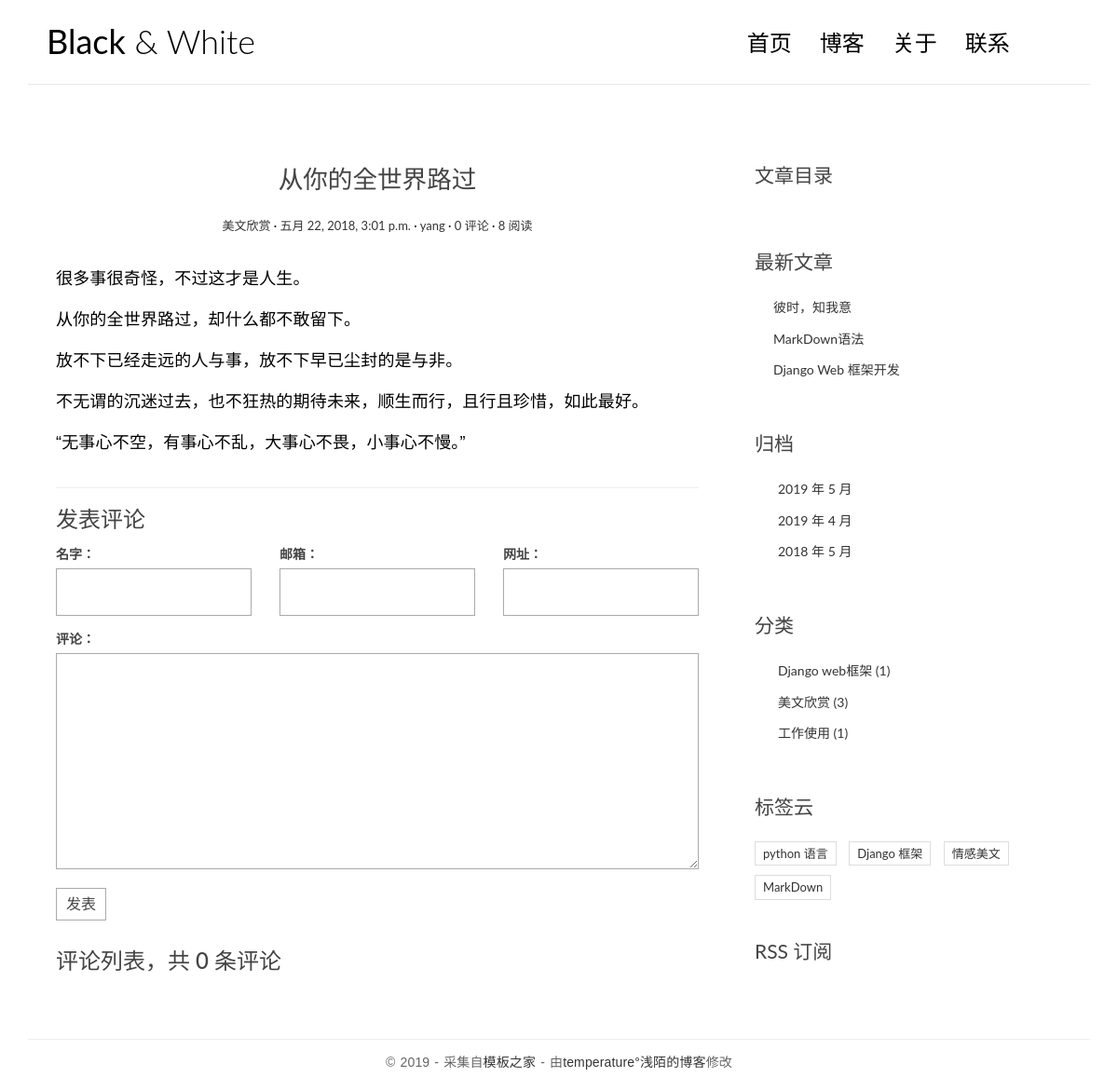
The app's page /single/3/ with its own data.
### blogsapp/models.py (models this page shows, shortened)
class Article(models.Model):
    title = models.CharField(max_length=50)
    body = models.TextField()
    create_time = models.DateTimeField(auto_now_add=True)
    update_time = models.DateTimeField(auto_now=True)
    views = models.PositiveIntegerField(default=0)
    category = models.ForeignKey(Category,on_delete=models.CASCADE)
    tags = models.ManyToManyField(Tag)
    auther = models.ForeignKey(User, on_delete=models.CASCADE)
    class Meta():
        verbose_name = "文章"
        verbose_name_plural = verbose_name

class Category(models.Model):
    title = models.CharField(max_length=30)
    class Meta():
        verbose_name = "分类"
        verbose_name_plural = verbose_name

class Tag(models.Model):
    title = models.CharField(max_length=30)
    class Meta():
        verbose_name = "标签"
        verbose_name_plural = verbose_name

### blogsapp/views.py (the view)
# urls.py: url(r'^single/(\d+)/$', views.single, name='single'),
def single(request, aid):
    article = get_object_or_404(Article, pk=aid)
    article.views += 1
    article.save()
    md = markdown.Markdown(extensions=[
        'markdown.extensions.extra',
        'markdown.extensions.codehilite',
        'markdown.extensions.toc'
    ])
    article.body = md.convert(article.body)
    article.toc = md.toc
    cf = CommentForm()
    return render(request, 'single.html', locals())

### comments/forms.py
class CommentForm(forms.Form):
    name = forms.CharField(label='输入姓名', required=True, widget=forms.TextInput(attrs={'id': 'id_name'}))
    email = forms.EmailField(label='输入邮箱',required=True,  widget=forms.EmailInput(attrs={'id':'id_email'}))
    url = forms.URLField(label='输入个人主页', widget=forms.URLInput(attrs={'id':'id_url'}))
    comment = forms.CharField(label='输入评论', required=True, widget=forms.Textarea(attrs={'id':'id_comment'}))

### blogsapp/templatetags/extend_fun.py (called while the page is built)
@register.simple_tag(name='getcategorys')
def getcategorys():
    return Category.objects.all()

@register.simple_tag(name='newarticle')
def newarticle(num=3):
    return Article.objects.all().order_by('-create_time')[:num]

@register.simple_tag(name='all_lable')
def all_lable():
    return Tag.objects.all()

@register.simple_tag
def getarchives(num=3):
    return Article.objects.dates('create_time', 'month', order='DESC')[:num]

### templates/single.html (shortened to what this page needs)
{% extends 'base.html' %}
{% block left %}
<article class="post post-{{ article.id }}">
    <header class="entry-header">
        <h1 class="entry-title">{{ article.title }}</h1>
        <div class="entry-meta">
            <span class="post-category"><a href="#">{{ article.category.title }}</a></span>
            <span class="post-date"><a href="#"><time class="entry-date"
                                                      datetime="2012-11-09T23:15:57+00:00">{{ article.create_time }}</time></a></span>
            <span class="post-author"><a href="#">{{ article.auther.username }}</a></span>
            <span class="comments-link"><a href="#">{{ article.comment_set.count }} 评论</a></span>
            <span class="views-count"><a href="#">{{ article.views }} 阅读</a></span>
        </div>
    </header>
    <div class="entry-content clearfix">
        {{ article.body|safe }}
    </div>
</article>
<section class="comment-area" id="comment-area">
    <hr>
    <h3>发表评论</h3>
    <form action="{% url 'comments:addcomment' article.id %}" method="post" class="comment-form">
        <div class="row">
            <div class="col-md-4">
                <label for="id_name">名字：</label>
                    {{ cf.name }}
            </div>
            <div class="col-md-4">
                <label for="id_email">邮箱：</label>
                {{ cf.email }}
            </div>
            <div class="col-md-4">
                <label for="id_url">网址：</label>
                {{ cf.url }}
            </div>
            <div class="col-md-12">
                <label for="id_comment">评论：</label>
                {{ cf.comment }}
                <button type="submit" class="comment-btn">发表</button>
            </div>
        </div>
    </form>
    <div class="comment-list-panel">
        <h3>评论列表，共 <span>{{ article.comment_set.count }}</span> 条评论</h3>
    </div>
</section>
{% endblock %}
{% block toc %}
<div class="widget widget-content">
    <h3 class="widget-title">文章目录</h3>
</div>
{% endblock %}

### templates/base.html (shortened to what this page needs)
{% load extend_fun %}
<!DOCTYPE html>
<html lang="en">
<head>
    <link rel="stylesheet" href="/static/css/bootstrap.min.css">
    <link rel="stylesheet" href="http://code.ionicframework.com/ionicons/2.0.1/css/ionicons.min.css">
    <link rel="stylesheet" href="/static/css/pace.css">
    <link rel="stylesheet" href="/static/css/custom.css">
</head>
<body>
<div class="container">
    <header id="site-header">
        <div class="row">
            <div class="col-md-4 col-sm-5 col-xs-8">
                <div class="logo">
                    <h1><a href="{% url 'blogsapp:index' %}"><b>Black</b> &amp; White</a></h1>
                </div>
            </div>
            <div class="col-md-8 col-sm-7 col-xs-4">
                <nav class="main-nav" role="navigation">
                    <div class="collapse navbar-collapse" id="bs-example-navbar-collapse-1">
                        <ul class="nav navbar-nav navbar-right">
                            <li class="cl-effect-11"><a href="{% url 'blogsapp:index' %}" data-hover="首页">首页</a></li>
                            <li class="cl-effect-11"><a href="full-width.html" data-hover="博客">博客</a></li>
                            <li class="cl-effect-11"><a href="about.html" data-hover="关于">关于</a></li>
                            <li class="cl-effect-11"><a href="{% url 'blogsapp:contact' %}" data-hover="联系">联系</a></li>
                        </ul>
                    </div>
                </nav>
            </div>
        </div>
    </header>
</div>
<div class="content-body">
    <div class="container">
        <div class="row">
            <main class="col-md-8">
                {% block left %}
                {% endblock %}
            </main>
            <aside class="col-md-4">
                {% block toc %}
                {% endblock %}
                <div class="widget widget-recent-posts">
                    <h3 class="widget-title">最新文章</h3>
                    <ul>
                        {% newarticle 3 as article %}
                        {% for a in article %}
                            <li><a href="{% url 'blogsapp:single' a.id %}">{{ a.title }}</a></li>
                        {% endfor %}
                    </ul>
                </div>
                <div class="widget widget-archives">
                    <h3 class="widget-title">归档</h3>
                    <ul>
                        {% getarchives as artchives %}
                        {% for time in artchives %}
                            <li><a href="{% url 'blogsapp:archives' time.year time.month %}">{{ time.year }} 年 {{ time.month }} 月</a></li>
                        {% endfor %}
                    </ul>
                </div>
                <div class="widget widget-category">
                    <h3 class="widget-title">分类</h3>
                    <ul>
                        {% getcategorys as categorys %}
                        {% for category in categorys %}
                            <li><a href="{% url 'blogsapp:category' category.id %}"> {{ category.title }} <span class="post-count"> ({{ category.article_set.count }}) </span></a></li>
                        {% endfor %}
                    </ul>
                </div>
                <div class="widget widget-tag-cloud">
                    <h3 class="widget-title">标签云</h3>
                    <ul>
                        {% all_lable as lable %}
                        {% for l in lable %}
                            <li><a href="{% url 'blogsapp:tag' l.id %}">{{ l.title }}</a></li>
                        {% endfor %}
                    </ul>
                </div>
                <div class="rss">
                    <a href="{% url 'blogsapp:rss' %}"> RSS 订阅</a>
                </div>
            </aside>
        </div>
    </div>
</div>
<footer id="site-footer">
    <div class="container">
        <div class="row">
            <div class="col-md-12">
                <p class="copyright">&copy 2019 - 采集自<a href="http://www.cssmoban.com/"
                                                        target="_blank" title="模板之家">模板之家</a>
                    - 由<a href="https://blog.csdn.net/weixin_44437586" title="weixin_44437586" target="_blank">temperature°浅陌的博客</a>修改
                </p>
            </div>
        </div>
    </div>
</footer>
</body>
</html>

### static/css/custom.css (style rules this page uses)
* { outline: none; }
h1, h2, h3, h4, h5, h6 { margin-top: 0; }
b { font-weight: 400; }
a { color: #333; }
body { color: #444; font-family: 'Lato', sans-serif; }
p { font-family: 'Ubuntu', sans-serif; font-weight: 400; word-spacing: 1px; letter-spacing: 0.01em; }
#site-header { background-color: #FFF; padding: 25px 20px; margin-bottom: 40px; border-bottom: 1px solid #e7e7e7; }
.logo h1 a { color: #000; }
.logo h1 { margin: 0; font-family: 'Lato', sans-serif; font-weight: 300; }
.main-nav { margin-top: 11px; max-width: 95%; }
.main-nav a { color: #000000 !important; padding: 0 0 5px 0 !important; margin-right: 30px; font-family: 'Lato', sans-serif; font-weight: 300; font-size: 24px; }
.cl-effect-11 a { padding: 10px 0; color: #0972b4; text-shadow: none; }
.cl-effect-11 a::before { position: absolute; top: 0; left: 0; overflow: hidden; padding: 0 0 5px 0 !important; max-width: 0; border-bottom: 1px solid #000; color: #000; content: attr(data-hover); white-space: nowrap; -webkit-transition: max-width 0.5s; -moz-transition: max-width 0.5s; transition: max-width 0.5s; }
.content-body { padding-bottom: 4em; }
.post { background: #fff; padding: 30px 30px 0; }
.entry-title { text-align: center; font-size: 1.9em; margin-bottom: 20px; line-height: 1.6; padding: 10px 20px 0; }
.entry-meta { text-align: center; color: #DDDDDD; font-size: 13px; margin-bottom: 30px; }
.entry-content { font-size: 18px; line-height: 1.9; font-weight: 300; color: #000; }
.post-category::after, .post-date::after, .post-author::after, .comments-link::after { content: ' ·'; color: #000; }
.widget { background: #fff; padding: 30px 0 0; }
.widget-title { font-size: 1.5em; margin-bottom: 20px; line-height: 1.6; padding: 10px 0 0; font-weight: 400; }
.widget-recent-posts ul { padding: 0; margin: 0; padding-left: 20px; }
.widget-recent-posts ul li { list-style-type: none; position: relative; line-height: 170%; margin-bottom: 10px; }
.widget-recent-posts ul li::before { content: '\f3d3'; font-family: "Ionicons"; position: absolute; left: -17px; top: 3px; font-size: 16px; color: #000; }
.widget-archives ul { padding: 0; margin: 0; padding-left: 25px; }
.widget-archives ul li { list-style-type: none; position: relative; line-height: 170%; margin-bottom: 10px; }
.widget-archives ul li::before { content: '\f3f3'; font-family: "Ionicons"; position: absolute; left: -25px; top: 1px; font-size: 16px; color: #000; }
.widget-category ul { padding: 0; margin: 0; padding-left: 25px; }
.widget-category ul li { list-style-type: none; position: relative; line-height: 170%; margin-bottom: 10px; }
.widget-category ul li::before { content: '\f3fe'; font-family: "Ionicons"; position: absolute; left: -25px; top: 1px; font-size: 18px; color: #000; }
.widget-tag-cloud ul { padding: 0; margin: 0; margin-right: -10px; }
.widget-tag-cloud ul li { list-style-type: none; font-size: 13px; display: inline-block; margin-right: 10px; margin-bottom: 10px; padding: 3px 8px; border: 1px solid #ddd; }
.rss { font-size: 21px; margin-top: 30px; }
.rss a { color: #444; }
#site-footer { padding-top: 10px; padding: 0 0 1.5em 0; }
.copyright { text-align: center; padding-top: 1em; margin: 0; border-top: 1px solid #eee; color: #666; }
.contact-form input, .comment-form input { border: 1px solid #aaa; margin-bottom: 15px; width: 100%; padding: 15px 15px; font-size: 16px; line-height: 100%; transition: 0.4s border-color linear; }
.contact-form textarea, .comment-form textarea { border: 1px solid #aaa; margin-bottom: 15px; width: 100%; padding: 15px 15px; font-size: 16px; line-height: 20px !important; min-height: 183px; transition: 0.4s border-color linear; }
.comment-area { padding: 0 30px 0; }
.comment-form { margin-top: 15px; }
.comment-form .comment-btn { background-color: #fff; border: 1px solid #aaa; font-size: 16px; padding: 5px 10px; }
.comment-list-panel { margin-top: 30px; }

### records on screen
Article: title "从你的全世界路过", category "美文欣赏", create_time "五月 22, 2018, 3:01 p.m.", auther.username "yang", comment_set.count "0", views "8", body "很多事很奇怪，不过这才是人生。 从你的全世界路过，却什么都不敢留下。 放不下已经走远的人与事，放不下早已尘封的是与非。 不无谓的沉迷过去，也不狂热的期待未来，顺生而行，且行且珍惜，如此最好。 “无事心不空，有事心不乱，大事心不畏，小事心不慢。”"
Article: title "彼时，知我意"
Article: title "MarkDown语法"
Article: title "Django Web 框架开发"
Category: title "Django web框架", article_set.count "1"
Category: title "美文欣赏", article_set.count "3"
Category: title "工作使用", article_set.count "1"
Tag: title "python 语言"
Tag: title "Django 框架"
Tag: title "情感美文"
Tag: title "MarkDown"

### other values on screen
{{ time.year }} "2019" "2019" "2018"
{{ time.month }} "5" "4" "5"
